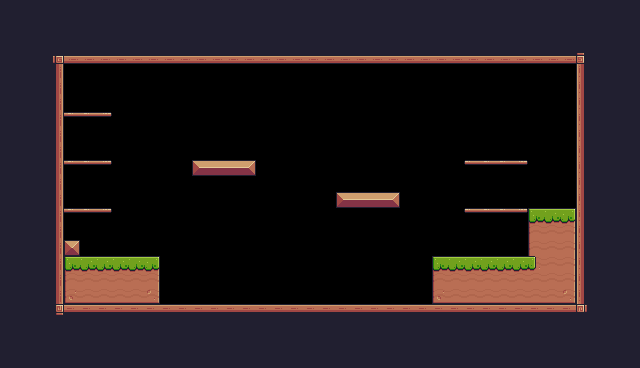

Tiled map render using the project's own tile images. Description and the whole map definition, tile-layer contents included, below:
An orthogonal 40x23 tile map with 16x16 px tiles, 1 tile layer (Background) and 30 objects (11x Fruit, 5x Platform, Player, Saw, Checkpoint, ...).

<map version="1.10" tiledversion="1.10.2" orientation="orthogonal" renderorder="right-down" width="40" height="23" tilewidth="16" tileheight="16" infinite="0" nextlayerid="4" nextobjectid="38">
 <tileset firstgid="1" source="Pixel Adventure.tsx" />
 <layer id="1" name="Background" width="40" height="23">
  <properties>
   <property name="BackgroundColor" value="Blue" />
  </properties>
  <data encoding="csv">
24,24,24,24,24,24,24,24,24,24,24,24,24,24,24,24,24,24,24,24,24,24,24,24,24,24,24,24,24,24,24,24,24,24,24,24,24,24,24,24,
24,24,24,24,24,24,24,24,24,24,24,24,24,24,24,24,24,24,24,24,24,24,24,24,24,24,24,24,24,24,24,24,24,24,24,24,24,24,24,24,
24,24,24,24,24,24,24,24,24,24,24,24,24,24,24,24,24,24,24,24,24,24,24,24,24,24,24,24,24,24,24,24,24,24,24,24,24,24,24,24,
24,24,24,92,134,134,134,134,134,134,134,134,134,134,134,134,134,134,134,134,134,134,134,134,134,134,134,134,134,134,134,134,134,134,134,134,93,24,24,24,
24,24,24,113,0,0,0,0,0,0,0,0,0,0,0,0,0,0,0,0,0,0,0,0,0,0,0,0,0,0,0,0,0,0,0,0,111,24,24,24,
24,24,24,113,0,0,0,0,0,0,0,0,0,0,0,0,0,0,0,0,0,0,0,0,0,0,0,0,0,0,0,0,0,0,0,0,111,24,24,24,
24,24,24,113,0,0,0,0,0,0,0,0,0,0,0,0,0,0,0,0,0,0,0,0,0,0,0,0,0,0,0,0,0,0,0,0,111,24,24,24,
24,24,24,113,41,41,42,0,0,0,0,0,0,0,0,0,0,0,0,0,0,0,0,0,0,0,0,0,0,0,0,0,0,0,0,0,111,24,24,24,
24,24,24,113,0,0,0,0,0,0,0,0,0,0,0,0,0,0,0,0,0,0,0,0,0,0,0,0,0,0,0,0,0,0,0,0,111,24,24,24,
24,24,24,113,0,0,0,0,0,0,0,0,0,0,0,0,0,0,0,0,0,0,0,0,0,0,0,0,0,0,0,0,0,0,0,0,111,24,24,24,
24,24,112,113,41,41,42,0,0,0,0,0,13,14,14,15,0,0,0,0,0,0,0,0,0,0,0,0,0,40,41,41,42,0,0,0,111,24,24,24,
24,24,112,113,0,0,0,0,0,0,0,0,0,0,0,0,0,0,0,0,0,0,0,0,0,0,0,0,0,0,0,0,0,0,0,0,111,24,24,24,
24,24,112,113,0,0,0,0,0,0,0,0,0,0,0,0,0,0,0,0,0,13,14,14,15,0,0,0,0,0,0,0,0,0,0,0,111,24,24,24,
24,24,112,113,41,41,42,0,0,0,0,0,0,0,0,0,0,0,0,0,0,0,0,0,0,0,0,0,0,40,41,41,42,7,8,9,111,24,24,24,
24,24,112,113,0,0,0,0,0,0,0,0,0,0,0,0,0,0,0,0,0,0,0,0,0,0,0,0,0,0,0,0,0,29,30,31,111,24,24,24,
24,24,24,113,35,0,0,0,0,0,0,0,0,0,0,0,0,0,0,0,0,0,0,0,0,0,0,0,0,0,0,0,0,29,30,31,111,24,24,24,
24,24,24,113,7,8,8,8,8,9,0,0,0,0,0,0,0,0,0,0,0,0,0,0,0,0,0,7,8,8,8,8,8,33,30,31,111,24,24,24,
24,24,24,113,29,30,30,30,30,31,0,0,0,0,0,0,0,0,0,0,0,0,0,0,0,0,0,29,30,30,30,30,30,30,30,31,111,24,24,24,
24,24,24,113,51,52,52,52,52,53,0,0,0,0,0,0,0,0,0,0,0,0,0,0,0,0,0,51,52,52,52,52,52,52,52,53,111,24,24,24,
24,24,24,114,90,90,90,90,90,90,90,90,90,90,90,90,90,90,90,90,90,90,90,90,90,90,90,90,90,90,90,90,90,90,90,90,115,24,24,24,
24,24,24,24,24,24,24,24,24,24,24,24,24,24,24,24,24,24,24,24,24,24,24,24,24,24,24,24,24,24,24,24,24,24,24,24,24,24,24,24,
24,24,24,24,24,24,24,24,24,24,24,24,24,24,24,24,24,24,24,24,24,24,24,24,24,24,24,24,24,24,24,24,24,24,24,24,24,24,24,24,
24,24,24,24,24,24,24,24,24,24,24,24,24,24,24,24,24,24,24,24,24,24,24,24,24,24,24,24,24,24,24,24,24,24,24,24,24,24,24,24
</data>
 </layer>
 <objectgroup id="2" name="Spawnpoints">
  <object id="4" name="Player" type="Player" x="128" y="224" width="32" height="32" />
  <object id="21" name="Bananas" type="Fruit" x="80" y="80" width="32" height="32" />
  <object id="22" name="Orange" type="Fruit" x="80" y="128" width="32" height="32" />
  <object id="23" name="Apple" type="Fruit" x="80" y="176" width="32" height="32" />
  <object id="24" name="Cherries" type="Fruit" x="192" y="128" width="32" height="32" />
  <object id="25" name="Cherries" type="Fruit" x="224" y="128" width="32" height="32" />
  <object id="26" name="Cherries" type="Fruit" x="208" y="96" width="32" height="32" />
  <object id="27" name="Cherries" type="Fruit" x="336" y="160" width="32" height="32" />
  <object id="28" name="Cherries" type="Fruit" x="368" y="160" width="32" height="32" />
  <object id="29" name="Cherries" type="Fruit" x="352" y="128" width="32" height="32" />
  <object id="30" name="Kiwi" type="Fruit" x="480" y="128" width="32" height="32" />
  <object id="31" name="Kiwi" type="Fruit" x="480" y="176" width="32" height="32" />
  <object id="34" type="Saw" x="288" y="128" width="32" height="32">
   <properties>
    <property name="isShowLine" type="bool" value="true" />
    <property name="isVertical" type="bool" value="true" />
    <property name="offNeg" type="float" value="4" />
    <property name="offPos" type="float" value="3" />
   </properties>
  </object>
  <object id="36" type="Checkpoint" x="544" y="144" width="64" height="64" />
  <object id="37" name="Chicken" type="Chicken" x="336" y="270" width="32" height="34">
   <properties>
    <property name="offNeg" type="float" value="12" />
    <property name="offPos" type="float" value="5" />
   </properties>
  </object>
 </objectgroup>
 <objectgroup id="3" name="Collisions">
  <object id="7" x="48" y="48" width="16" height="272" />
  <object id="8" x="64" y="48" width="528" height="16" />
  <object id="9" x="576" y="64" width="16" height="256" />
  <object id="10" x="64" y="304" width="512" height="16" />
  <object id="11" x="64" y="240" width="16" height="16" />
  <object id="12" x="64" y="256" width="96" height="48" />
  <object id="13" x="192" y="160" width="64" height="16" />
  <object id="14" x="336" y="192" width="64" height="16" />
  <object id="15" x="432" y="256" width="96" height="48" />
  <object id="16" type="Platform" x="464" y="208" width="64" height="6" />
  <object id="17" type="Platform" x="464" y="160" width="64" height="6" />
  <object id="18" type="Platform" x="64" y="160" width="48" height="6" />
  <object id="19" type="Platform" x="64" y="112" width="48" height="6" />
  <object id="20" type="Platform" x="64" y="208" width="48" height="6" />
  <object id="35" x="528" y="208" width="48" height="96" />
 </objectgroup>
</map>
